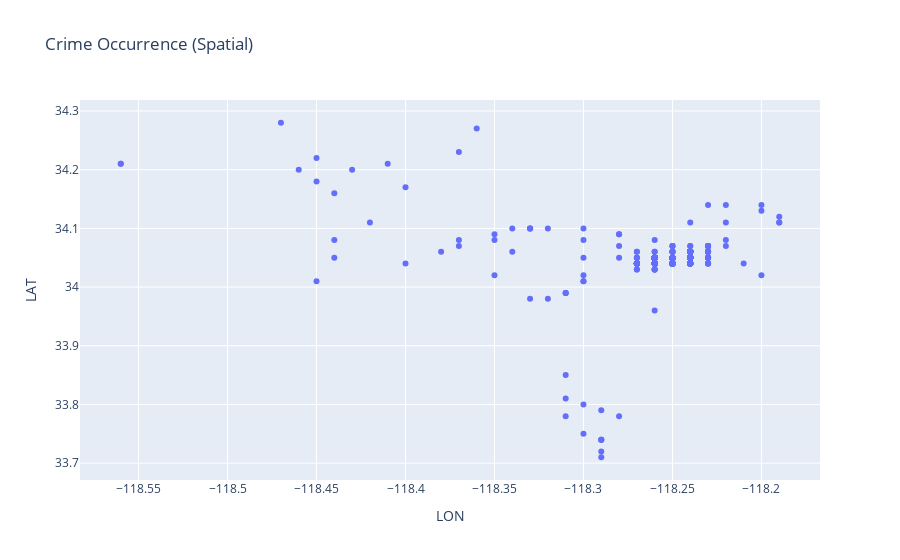

The notebook cell this image was saved under:
### Code cell
## Spatial Analysis:
## Utilize the geographical information (Latitude and Longitude) to perform spatial analysis.
import plotly.express as px
query = '''select LAT, LON from crime_data'''
df = pd.read_sql(query, connection)

plt.figure(figsize=(10, 6))
plt.scatter(df['LON'], df['LAT'], alpha=0.5, marker='.', color='green')
plt.title('Crime Hotspots')
plt.xlabel('Longitude')
plt.ylabel('Latitude')
plt.grid(True)
plt.show()

fig = px.scatter(df, x='LON', y='LAT', title="Crime Occurrence (Spatial)")
fig.show()

### Figure 1 — Plotly figure (JSON) as saved in the notebook; plotly's stock layout.template omitted (floating-point values rounded to 4 significant figures; data arrays with more than 128 entries replaced by an {"elided": "..."} marker saying what was removed)
{"data": [{"hovertemplate": "LON=%{x}<br>LAT=%{y}<extra></extra>", "legendgroup": "", "marker": {"color": "#636efa", "symbol": "circle"}, "mode": "markers", "name": "", "orientation": "v", "showlegend": false, "type": "scatter", "x": {"elided": "499 float values"}, "xaxis": "x", "y": {"elided": "499 float values"}, "yaxis": "y"}], "layout": {"autosize": true, "legend": {"tracegroupgap": 0}, "title": {"text": "Crime Occurrence (Spatial)"}, "xaxis": {"anchor": "y", "autorange": true, "domain": [0, 1], "range": [-118.6, -118.2], "title": {"text": "LON"}, "type": "linear"}, "yaxis": {"anchor": "x", "autorange": true, "domain": [0, 1], "range": [33.66, 34.33], "title": {"text": "LAT"}, "type": "linear"}}}
